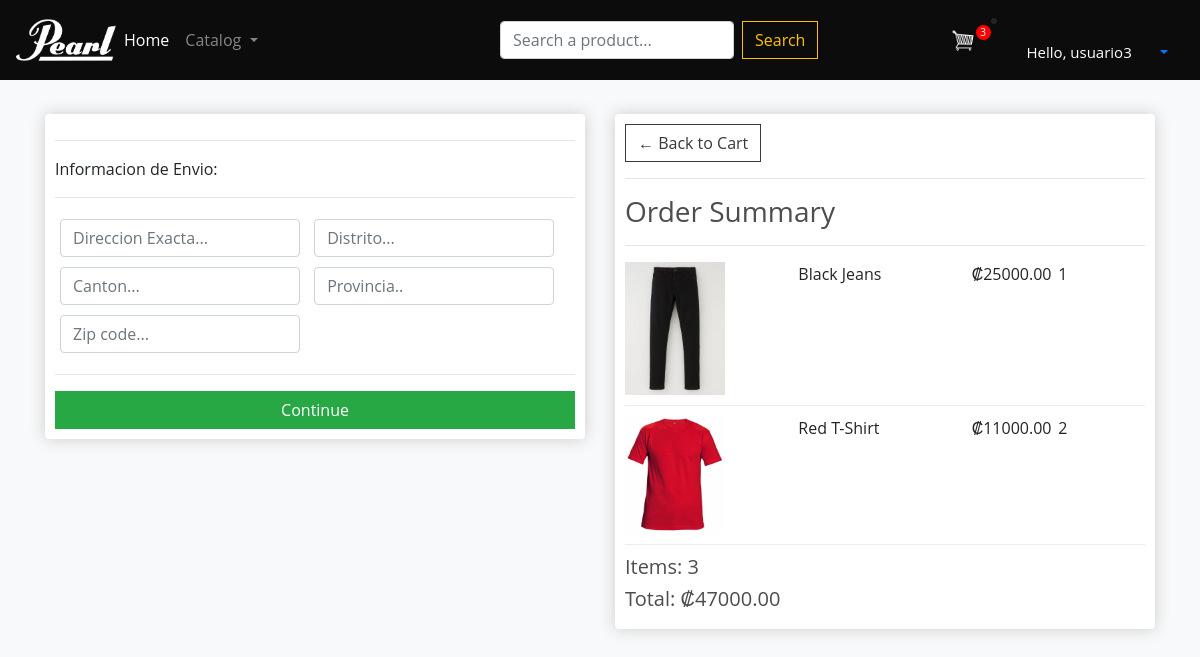
Screenshot of /checkout/ (signed in) with the database file from the repository.
### store/models.py (models this page shows, shortened)
class OrderItem(models.Model):
    product = models.ForeignKey(
        Product,
        on_delete=models.SET_NULL,
        null=True
    )
    order = models.ForeignKey(
        Order,
        on_delete=models.SET_NULL,
        null=True
    )
    quantity = models.IntegerField(
        default=0,
        null=True,
        blank=True
    )
    date_added = models.DateTimeField(auto_now_add=True)
    ENCARGO_STATUS = (
        ('w', 'En solicitud'),
        ('d', 'Declinado'),
        ('c', 'Encargado'),
    )
    status = models.CharField(
        max_length=1,
        choices=ENCARGO_STATUS,
        blank=True,
        default='w',
        help_text='Estado del producto'
    )
    @property
    def get_total(self):
        total = self.product.price * self.quantity
        return total

class Product(models.Model):
    name = models.CharField(max_length=200, null=True)
    price = models.FloatField()
    image = models.ImageField(null=True, blank=True)
    digital = models.BooleanField(default=False, null=True, blank=True)
    estilo = models.ForeignKey(
        Estilo,
        on_delete=models.SET_NULL,
        null=True,
        help_text='Seleccione el o los estilos de este articulo.'
    )
    talla = models.CharField(
        max_length=10,
        null=True,
        blank=True,
        help_text='Agregue la talla de la prenda.'
    )
    marca = models.ForeignKey(
        Marca,
        on_delete=models.SET_NULL,
        null=True,
        help_text='Seleccione la marca de este articulo.'
    )
    description = models.CharField(
        max_length=100,
        null=True,
        help_text='Agregue una descripcion al articulo.'
    )
    @property
    def imageURL(self):
        try:
            url = self.image.url
        except Exception:
            url = ''
        return url

class Order(models.Model):
    customer = models.ForeignKey(
        Customer,
        on_delete=models.SET_NULL,
        null=True,
        blank=True
    )
    date_ordered = models.DateTimeField(auto_now_add=True)
    complete = models.BooleanField(
        default=False
    )
    transaction_id = models.CharField(max_length=100, null=True)
    '''
    El siguiente metodo es para la seccion de shipping
    esta pensado bajo la logica que pueden haber produ-
    tos digitales y fisicos. El metodo revisa si es
    fisico o digital y con base a eso habilita la posi-
    bilidad de hacer ship del producto.
    '''
    @property
    def shipping(self):
        shipping = False
        orderitems = self.orderitem_set.all()
        for i in orderitems:
            if i.product.digital is False:
                shipping = True
        return shipping
    '''
    Los dos siguientes metodos es para calcular el total de
    items para una orden al igual que su precio.
    '''
    @property
    def get_cart_total(self):
        orderitems = self.orderitem_set.all()
        total = sum([item.get_total for item in orderitems])
        return total
    @property
    def get_cart_items(self):
        orderitems = self.orderitem_set.all()
        total = sum([item.quantity for item in orderitems])
        return total

### store/views.py (the view)
# urls.py: path('checkout/', views.checkout, name='checkout'),
@login_required(login_url='login')
def checkout(request):
    data = cartData(request)
    cartItems = data['cartItems']
    order = data['order']
    items = data['items']
    context = {
        'items': items,
        'order': order,
        'cartItems': cartItems
    }
    return render(request, 'store/checkout.html', context)

### store/utils.py (called while the page is built)
def cartData(request):
    if request.user.is_authenticated:
        customer = request.user.customer
        order, created = Order.objects.get_or_create(
            customer=customer,
            complete=False
        )
        items = order.orderitem_set.all()
        cartItems = order.get_cart_items
    else:
        cookieData = cookieCart(request)
        cartItems = cookieData['cartItems']
        order = cookieData['order']
        items = cookieData['items']
    return {
        'cartItems': cartItems,
        'order': order,
        'items': items
    }

### store/templates/store/checkout.html (shortened to what this page needs)
{% extends 'store/main.html' %}
{% load static %}
{% block content %}
<div class="row">
	<div class="col-lg-6">
		<div class="box-element" id="form-wrapper">
			<form id="form">
				<div id="shipping-info">
					<hr>
					<p>Informacion de Envio:</p>
					<hr>
					<div class="form-field">
						<input class="form-control" type="text" name="address" placeholder="Direccion Exacta...">
					</div>
					<div class="form-field">
						<input class="form-control" type="text" name="distrito" placeholder="Distrito...">
					</div>
					<div class="form-field">
						<input class="form-control" type="text" name="canton" placeholder="Canton...">
					</div>
					<div class="form-field">
						<input class="form-control" type="text" name="provincia" placeholder="Provincia..">
					</div>
					<div class="form-field">
						<input class="form-control" type="text" name="zipcode" placeholder="Zip code...">
					</div>
				</div>
				<hr>
				<input id="form-button" class="btn btn-success btn-block" type="submit" value="Continue">
			</form>
		</div>
		<br>
	</div>
	<div class="col-lg-6">
		<div class="box-element">
			<a  class="btn btn-outline-dark" href="{% url 'cart' %}">&#x2190; Back to Cart</a>
			<hr>
			<h3>Order Summary</h3>
			<hr>
			{% for item in items %}
			<div class="cart-row">
				<div style="flex:2"><img class="row-image" src="{{item.product.imageURL}}"></div>
				<div style="flex:2"><p>{{item.product.name}}</p></div>
				<div style="flex:1"><p>₡{{item.product.price|floatformat:2}}</p></div>
				<div style="flex:1"><p>{{item.quantity}}</p></div>
			</div>
			{% endfor %}
			<h5>Items:   {{order.get_cart_items}}</h5>
			<h5>Total:   ₡{{order.get_cart_total|floatformat:2}}</h5>
		</div>
	</div>
</div>
{% endblock content %}

### store/templates/store/main.html (shortened to what this page needs)
<!DOCTYPE html>
{% load static %}
<html>
<head>
    <link rel="stylesheet" href="https://stackpath.bootstrapcdn.com/bootstrap/4.4.1/css/bootstrap.min.css">
    <link rel="stylesheet" type="text/css" href="{% static 'css/main.css' %}"/>
</head>
<body>
  <div>
	<nav class="navbar navbar-expand-lg navbar-dark bg-dark">
    <div class="form-inline my-2 my-lg-0">
      <a href="{% url 'store' %}">
        <img  id="logo" src="{% static 'images/logo.png' %}">
      </a>
    </div>
  <div class="collapse navbar-collapse" id="navbarSupportedContent">
    <ul class="navbar-nav mr-auto">
      <li class="nav-item active">
        <a class="nav-link" href="{% url 'store' %}"> Home <span class="sr-only">(current)</span></a>
      </li>
      <li class="nav-item dropdown">
        <a class="nav-link dropdown-toggle" href="#" id="navbarDropdown" role="button" data-toggle="dropdown" aria-haspopup="true" aria-expanded="false">
          Catalog
        </a>
      </li>
    </ul>
    <form class="form-inline mx-auto my-2" method=POST action="{% url 'search' %}">
      <input class="form-control mr-sm-2" type="search" placeholder="Search a product..." aria-label="Search" name="searched">
      <button class="btn btn-outline-warning my-2 my-sm-0" type="submit">Search</button>
    </form>
    <div class="form-inline my-2 my-lg-0">
	     	<a href="{% url 'cart' %}">
	    		<img  id="cart-icon" src="{% static 'images/cart.png' %}">
	    	</a>
	    	<p id="cart-total">{{cartItems}}</p>
  </div>
  <li class="nav-item dropdown" id="useroptions">
    <a class="nav-link dropdown-toggle" href="#" id="navbarDropdown" role="button" data-toggle="dropdown" aria-haspopup="true" aria-expanded="false">
      <span class="hello-msg">Hello, {{request.user}}</span>
    </a>
  </li>
  </nav>
  </div>
     <div class="container">
            <br>
            {% block content %}
            {% endblock content %}
         </div>
</body>
</html>

### static/css/main.css (style rules this page uses)
body { background-color: #f8f9fa; }
h1,h2,h3,h4,h5,h6 { color:hsl(0, 0%, 30%); }
.hello-msg { font-size: 15px; color: #fff; margin-right: 20px; margin-left: 20px; }
.box-element { box-shadow:hsl(0, 0%, 80%) 0 0 16px; background-color: #fff; border-radius: 4px; padding: 10px; }
.bg-dark { background-color: #0c0c0c!important; }
#logo { width:100px; display: inline-block; }
#cart-icon { width:25px; display: inline-block; margin-left: 15px; }
#cart-total { display: block; text-align: center; color:#fff; background-color: red; width: 15px; height: 15px; border-radius: 50%; font-size: 10px; }
.col-lg-4, .col-lg-6, .col-lg-8, .col-lg-12 { margin-top: 10px; }
.btn { border-radius: 0; }
.row-image { width: 100px; }
.form-field { width: 250px; display: inline-block; padding: 5px; }
.cart-row { display: flex; align-items: flex-stretch; padding-bottom: 10px; margin-bottom: 10px; border-bottom: 1px solid #ececec; }
* { box-sizing: border-box; padding: 0; margin: 0; font-family: 'Open Sans', sans-serif; }
body { line-height: 1.5; }
img { width: 100%; display: block; }

### rows the page displays
OrderItem: product.imageURL (picture), product.name "Black Jeans", product.price "25000.00", quantity "1"
OrderItem: product.imageURL (picture), product.name "Red T-Shirt", product.price "11000.00", quantity "2"
Order: get_cart_items "3", get_cart_total "47000.00"

### other values shown
{{ cartItems }} "3"
{{ request.user }} "usuario3"
